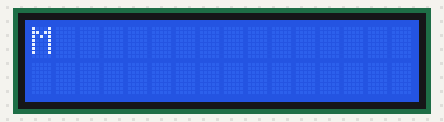
Simulated run of this sketch. Board: Arduino Uno, built with avr-gcc and run on an emulated ATmega328P. Shown: 16×2 character LCD.

Above: at 0.11 s.
At 0.52 s:
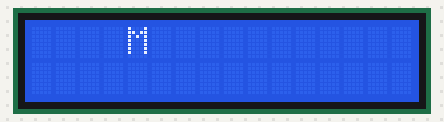
At 1.03 s:
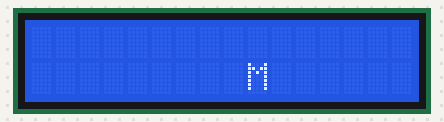
At 1.55 s:
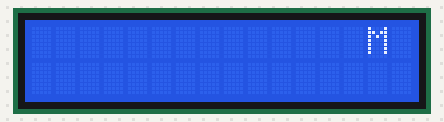
At 2.06 s:
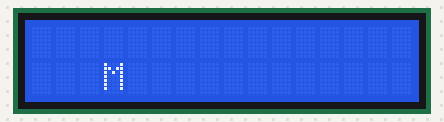

Measured:
- by itself, everything shown: repeats every 1.6 s, in 16 steps

The sketch:

part4.ino
```cpp
#include <LiquidCrystal.h>

// initialize the library with the numbers of the interface pins
LiquidCrystal lcd(13, 12, 11, 10, 9, 8);
int i = 0;

void setup() {
  // set up the LCD's number of columns and rows:
  lcd.begin(16, 2);
}

void loop() {
  int line_no = i%2;
  int char_no = i++%16;
  lcd.clear();
  lcd.setCursor(char_no, line_no);
  lcd.print("M");
  delay(100);

}
```
